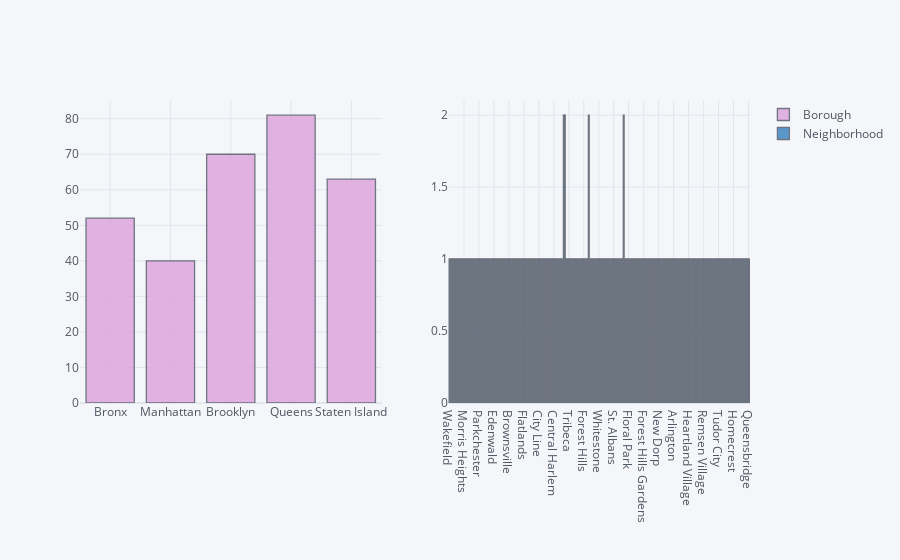

The notebook cell saved with this chart:
### Markdown cell above
### NYC Exploration

### Code cell
# For categorical variables
iplot(cf.subplots([NYC['Borough'].figure(kind='hist',color=notebook_colours[0]),
                   NYC['Neighborhood'].figure(kind='hist',color=notebook_colours[8])],shape=(1,2)))

### Figure 1 — Plotly figure (JSON) as saved in the notebook; plotly's stock layout.template omitted (floating-point values rounded to 4 significant figures; data arrays with more than 128 entries replaced by an {"elided": "..."} marker saying what was removed)
{"data": [{"histfunc": "count", "histnorm": "", "marker": {"color": "rgba(221, 160, 221, 1.0)", "line": {"color": "#4D5663", "width": 1.3}}, "name": "Borough", "opacity": 0.8, "orientation": "v", "type": "histogram", "x": {"elided": "306 str values"}, "xaxis": "x", "yaxis": "y"}, {"histfunc": "count", "histnorm": "", "marker": {"color": "rgba(55, 128, 191, 1.0)", "line": {"color": "#4D5663", "width": 1.3}}, "name": "Neighborhood", "opacity": 0.8, "orientation": "v", "type": "histogram", "x": {"elided": "306 str values"}, "xaxis": "x2", "yaxis": "y2"}], "layout": {"legend": {"bgcolor": "#F5F6F9", "font": {"color": "#4D5663"}}, "paper_bgcolor": "#F5F6F9", "plot_bgcolor": "#F5F6F9", "title": {"font": {"color": "#4D5663"}}, "xaxis": {"anchor": "y", "domain": [0, 0.45], "gridcolor": "#E1E5ED", "showgrid": true, "tickfont": {"color": "#4D5663"}, "title": {"font": {"color": "#4D5663"}, "text": ""}, "zerolinecolor": "#E1E5ED"}, "xaxis2": {"anchor": "y2", "domain": [0.55, 1], "gridcolor": "#E1E5ED", "showgrid": true, "tickfont": {"color": "#4D5663"}, "title": {"font": {"color": "#4D5663"}, "text": ""}, "zerolinecolor": "#E1E5ED"}, "yaxis": {"anchor": "x", "domain": [0, 1], "gridcolor": "#E1E5ED", "showgrid": true, "tickfont": {"color": "#4D5663"}, "title": {"font": {"color": "#4D5663"}, "text": ""}, "zerolinecolor": "#E1E5ED"}, "yaxis2": {"anchor": "x2", "domain": [0, 1], "gridcolor": "#E1E5ED", "showgrid": true, "tickfont": {"color": "#4D5663"}, "title": {"font": {"color": "#4D5663"}, "text": ""}, "zerolinecolor": "#E1E5ED"}}}
